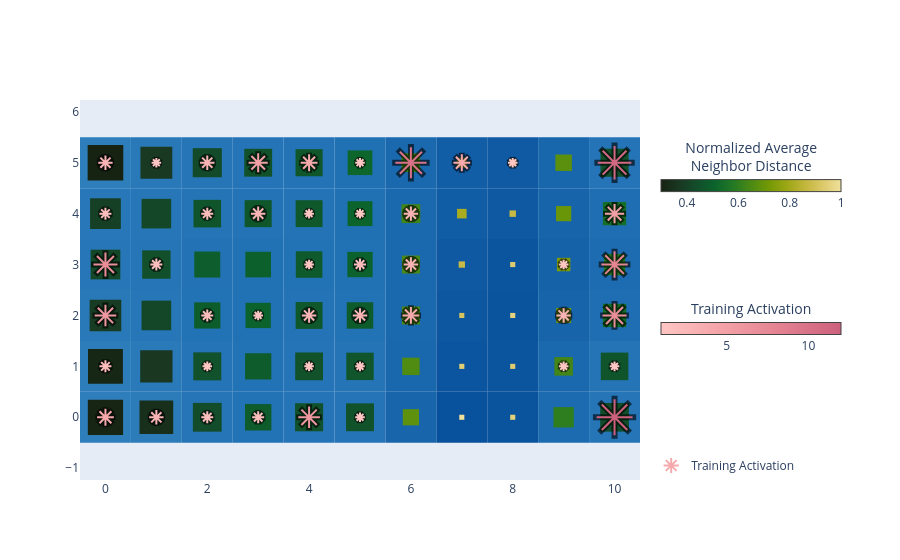

Notebook source saved alongside this figure:
### Code cell
basin.pond() \
    .pad_layer() \
    .petal_layer() \
    .visualize();

### Figure 1 — Plotly figure (JSON) as saved in the notebook; plotly's stock layout.template omitted (floating-point values rounded to 4 significant figures)
{"data": [{"hoverinfo": "none", "marker": {"cmax": 1, "cmin": 0.3, "color": [0.3], "colorbar": {"len": 200, "lenmode": "pixels", "orientation": "h", "thickness": 12, "title": {"side": "top", "text": "Normalized Average<br>Neighbor Distance"}, "x": 1.02, "xanchor": "left", "y": 0.8, "yanchor": "middle"}, "colorscale": [[0, "rgb(23, 35, 18)"], [0.1, "rgb(25, 56, 34)"], [0.2, "rgb(18, 78, 43)"], [0.3, "rgb(11, 100, 44)"], [0.4, "rgb(35, 121, 36)"], [0.5, "rgb(75, 138, 20)"], [0.6, "rgb(116, 153, 5)"], [0.7, "rgb(157, 167, 21)"], [0.8, "rgb(194, 182, 59)"], [0.9, "rgb(221, 201, 106)"], [1, "rgb(239, 225, 156)"]], "showscale": true}, "mode": "markers", "showlegend": false, "type": "scatter", "x": [null], "y": [null]}, {"legendgroup": "petal", "marker": {"color": "black", "line": {"color": "black", "width": 6}, "opacity": 0.6, "size": [16.8, 14.4, 12.0, 12.0, 21.6, 9.6, 36.0, 12.0, 9.6, 9.6, 9.6, 9.6, 9.6, 21.6, 12.0, 9.6, 14.4, 14.4, 16.8, 14.4, 24.0, 24.0, 12.0, 9.6, 12.0, 14.4, 9.6, 26.4, 12.0, 12.0, 14.4, 9.6, 9.6, 14.4, 19.2, 14.4, 9.6, 14.4, 19.2, 16.8, 9.6, 31.2, 16.8, 9.6, 33.6], "symbol": "asterisk"}, "mode": "markers", "name": "Training Activation", "showlegend": false, "type": "scatter", "x": [0, 1, 2, 3, 4, 5, 10, 0, 2, 4, 5, 9, 10, 0, 2, 3, 4, 5, 6, 9, 10, 0, 1, 4, 5, 6, 9, 10, 0, 2, 3, 4, 5, 6, 10, 0, 1, 2, 3, 4, 5, 6, 7, 8, 10], "y": [0, 0, 0, 0, 0, 0, 0, 1, 1, 1, 1, 1, 1, 2, 2, 2, 2, 2, 2, 2, 2, 3, 3, 3, 3, 3, 3, 3, 4, 4, 4, 4, 4, 4, 4, 5, 5, 5, 5, 5, 5, 5, 5, 5, 5]}, {"legendgroup": "petal", "marker": {"cmax": 12, "cmin": 1, "color": [4, 3, 2, 2, 6, 1, 12, 2, 1, 1, 1, 1, 1, 6, 2, 1, 3, 3, 4, 3, 7, 7, 2, 1, 2, 3, 1, 8, 2, 2, 3, 1, 1, 3, 5, 3, 1, 3, 5, 4, 1, 10, 4, 1, 11], "colorbar": {"len": 200, "lenmode": "pixels", "orientation": "h", "thickness": 12, "title": {"side": "top", "text": "Training Activation"}, "x": 1.02, "xanchor": "left", "y": 0.4, "yanchor": "middle"}, "colorscale": [[0, "rgb(255, 198, 196)"], [0.3333, "rgb(244, 163, 168)"], [0.6667, "rgb(227, 129, 145)"], [1, "rgb(204, 96, 125)"]], "line": {"color": [4, 3, 2, 2, 6, 1, 12, 2, 1, 1, 1, 1, 1, 6, 2, 1, 3, 3, 4, 3, 7, 7, 2, 1, 2, 3, 1, 8, 2, 2, 3, 1, 1, 3, 5, 3, 1, 3, 5, 4, 1, 10, 4, 1, 11], "colorscale": [[0, "rgb(255, 198, 196)"], [0.3333, "rgb(244, 163, 168)"], [0.6667, "rgb(227, 129, 145)"], [1, "rgb(204, 96, 125)"]], "width": 2}, "opacity": 1, "showscale": true, "size": [14.0, 12.0, 10.0, 10.0, 18.0, 8.0, 30.0, 10.0, 8.0, 8.0, 8.0, 8.0, 8.0, 18.0, 10.0, 8.0, 12.0, 12.0, 14.0, 12.0, 20.0, 20.0, 10.0, 8.0, 10.0, 12.0, 8.0, 22.0, 10.0, 10.0, 12.0, 8.0, 8.0, 12.0, 16.0, 12.0, 8.0, 12.0, 16.0, 14.0, 8.0, 26.0, 14.0, 8.0, 28.0], "symbol": "asterisk"}, "mode": "markers", "name": "Training Activation", "type": "scatter", "x": [0, 1, 2, 3, 4, 5, 10, 0, 2, 4, 5, 9, 10, 0, 2, 3, 4, 5, 6, 9, 10, 0, 1, 4, 5, 6, 9, 10, 0, 2, 3, 4, 5, 6, 10, 0, 1, 2, 3, 4, 5, 6, 7, 8, 10], "y": [0, 0, 0, 0, 0, 0, 0, 1, 1, 1, 1, 1, 1, 2, 2, 2, 2, 2, 2, 2, 2, 3, 3, 3, 3, 3, 3, 3, 4, 4, 4, 4, 4, 4, 4, 5, 5, 5, 5, 5, 5, 5, 5, 5, 5]}], "layout": {"autosize": true, "legend": {"x": 1.02, "xanchor": "left", "y": 0, "yanchor": "bottom"}, "margin": {"r": 260}, "shapes": [{"fillcolor": "rgb(46, 126, 188)", "layer": "between", "line": {"width": 0}, "type": "rect", "x0": -0.5, "x1": 0.5, "xref": "x", "y0": -0.5, "y1": 0.5, "yref": "y"}, {"fillcolor": "rgb(44, 124, 186)", "layer": "between", "line": {"width": 0}, "type": "rect", "x0": 0.5, "x1": 1.5, "xref": "x", "y0": -0.5, "y1": 0.5, "yref": "y"}, {"fillcolor": "rgb(37, 117, 183)", "layer": "between", "line": {"width": 0}, "type": "rect", "x0": 1.5, "x1": 2.5, "xref": "x", "y0": -0.5, "y1": 0.5, "yref": "y"}, {"fillcolor": "rgb(34, 114, 182)", "layer": "between", "line": {"width": 0}, "type": "rect", "x0": 2.5, "x1": 3.5, "xref": "x", "y0": -0.5, "y1": 0.5, "yref": "y"}, {"fillcolor": "rgb(36, 116, 183)", "layer": "between", "line": {"width": 0}, "type": "rect", "x0": 3.5, "x1": 4.5, "xref": "x", "y0": -0.5, "y1": 0.5, "yref": "y"}, {"fillcolor": "rgb(36, 116, 183)", "layer": "between", "line": {"width": 0}, "type": "rect", "x0": 4.5, "x1": 5.5, "xref": "x", "y0": -0.5, "y1": 0.5, "yref": "y"}, {"fillcolor": "rgb(24, 101, 172)", "layer": "between", "line": {"width": 0}, "type": "rect", "x0": 5.5, "x1": 6.5, "xref": "x", "y0": -0.5, "y1": 0.5, "yref": "y"}, {"fillcolor": "rgb(8, 81, 156)", "layer": "between", "line": {"width": 0}, "type": "rect", "x0": 6.5, "x1": 7.5, "xref": "x", "y0": -0.5, "y1": 0.5, "yref": "y"}, {"fillcolor": "rgb(10, 84, 158)", "layer": "between", "line": {"width": 0}, "type": "rect", "x0": 7.5, "x1": 8.5, "xref": "x", "y0": -0.5, "y1": 0.5, "yref": "y"}, {"fillcolor": "rgb(28, 107, 176)", "layer": "between", "line": {"width": 0}, "type": "rect", "x0": 8.5, "x1": 9.5, "xref": "x", "y0": -0.5, "y1": 0.5, "yref": "y"}, {"fillcolor": "rgb(37, 117, 183)", "layer": "between", "line": {"width": 0}, "type": "rect", "x0": 9.5, "x1": 10.5, "xref": "x", "y0": -0.5, "y1": 0.5, "yref": "y"}, {"fillcolor": "rgb(45, 125, 187)", "layer": "between", "line": {"width": 0}, "type": "rect", "x0": -0.5, "x1": 0.5, "xref": "x", "y0": 0.5, "y1": 1.5, "yref": "y"}, {"fillcolor": "rgb(42, 122, 186)", "layer": "between", "line": {"width": 0}, "type": "rect", "x0": 0.5, "x1": 1.5, "xref": "x", "y0": 0.5, "y1": 1.5, "yref": "y"}, {"fillcolor": "rgb(36, 116, 183)", "layer": "between", "line": {"width": 0}, "type": "rect", "x0": 1.5, "x1": 2.5, "xref": "x", "y0": 0.5, "y1": 1.5, "yref": "y"}, {"fillcolor": "rgb(34, 114, 182)", "layer": "between", "line": {"width": 0}, "type": "rect", "x0": 2.5, "x1": 3.5, "xref": "x", "y0": 0.5, "y1": 1.5, "yref": "y"}, {"fillcolor": "rgb(36, 116, 183)", "layer": "between", "line": {"width": 0}, "type": "rect", "x0": 3.5, "x1": 4.5, "xref": "x", "y0": 0.5, "y1": 1.5, "yref": "y"}, {"fillcolor": "rgb(36, 116, 182)", "layer": "between", "line": {"width": 0}, "type": "rect", "x0": 4.5, "x1": 5.5, "xref": "x", "y0": 0.5, "y1": 1.5, "yref": "y"}, {"fillcolor": "rgb(25, 103, 173)", "layer": "between", "line": {"width": 0}, "type": "rect", "x0": 5.5, "x1": 6.5, "xref": "x", "y0": 0.5, "y1": 1.5, "yref": "y"}, {"fillcolor": "rgb(11, 84, 159)", "layer": "between", "line": {"width": 0}, "type": "rect", "x0": 6.5, "x1": 7.5, "xref": "x", "y0": 0.5, "y1": 1.5, "yref": "y"}, {"fillcolor": "rgb(11, 85, 159)", "layer": "between", "line": {"width": 0}, "type": "rect", "x0": 7.5, "x1": 8.5, "xref": "x", "y0": 0.5, "y1": 1.5, "yref": "y"}, {"fillcolor": "rgb(26, 104, 174)", "layer": "between", "line": {"width": 0}, "type": "rect", "x0": 8.5, "x1": 9.5, "xref": "x", "y0": 0.5, "y1": 1.5, "yref": "y"}, {"fillcolor": "rgb(36, 116, 182)", "layer": "between", "line": {"width": 0}, "type": "rect", "x0": 9.5, "x1": 10.5, "xref": "x", "y0": 0.5, "y1": 1.5, "yref": "y"}, {"fillcolor": "rgb(41, 121, 185)", "layer": "between", "line": {"width": 0}, "type": "rect", "x0": -0.5, "x1": 0.5, "xref": "x", "y0": 1.5, "y1": 2.5, "yref": "y"}, {"fillcolor": "rgb(38, 118, 184)", "layer": "between", "line": {"width": 0}, "type": "rect", "x0": 0.5, "x1": 1.5, "xref": "x", "y0": 1.5, "y1": 2.5, "yref": "y"}, {"fillcolor": "rgb(34, 114, 182)", "layer": "between", "line": {"width": 0}, "type": "rect", "x0": 1.5, "x1": 2.5, "xref": "x", "y0": 1.5, "y1": 2.5, "yref": "y"}, {"fillcolor": "rgb(33, 113, 181)", "layer": "between", "line": {"width": 0}, "type": "rect", "x0": 2.5, "x1": 3.5, "xref": "x", "y0": 1.5, "y1": 2.5, "yref": "y"}, {"fillcolor": "rgb(35, 115, 182)", "layer": "between", "line": {"width": 0}, "type": "rect", "x0": 3.5, "x1": 4.5, "xref": "x", "y0": 1.5, "y1": 2.5, "yref": "y"}, {"fillcolor": "rgb(34, 114, 182)", "layer": "between", "line": {"width": 0}, "type": "rect", "x0": 4.5, "x1": 5.5, "xref": "x", "y0": 1.5, "y1": 2.5, "yref": "y"}, {"fillcolor": "rgb(26, 104, 174)", "layer": "between", "line": {"width": 0}, "type": "rect", "x0": 5.5, "x1": 6.5, "xref": "x", "y0": 1.5, "y1": 2.5, "yref": "y"}, {"fillcolor": "rgb(12, 87, 160)", "layer": "between", "line": {"width": 0}, "type": "rect", "x0": 6.5, "x1": 7.5, "xref": "x", "y0": 1.5, "y1": 2.5, "yref": "y"}, {"fillcolor": "rgb(10, 84, 158)", "layer": "between", "line": {"width": 0}, "type": "rect", "x0": 7.5, "x1": 8.5, "xref": "x", "y0": 1.5, "y1": 2.5, "yref": "y"}, {"fillcolor": "rgb(23, 100, 171)", "layer": "between", "line": {"width": 0}, "type": "rect", "x0": 8.5, "x1": 9.5, "xref": "x", "y0": 1.5, "y1": 2.5, "yref": "y"}, {"fillcolor": "rgb(31, 110, 179)", "layer": "between", "line": {"width": 0}, "type": "rect", "x0": 9.5, "x1": 10.5, "xref": "x", "y0": 1.5, "y1": 2.5, "yref": "y"}, {"fillcolor": "rgb(39, 119, 184)", "layer": "between", "line": {"width": 0}, "type": "rect", "x0": -0.5, "x1": 0.5, "xref": "x", "y0": 2.5, "y1": 3.5, "yref": "y"}, {"fillcolor": "rgb(37, 117, 183)", "layer": "between", "line": {"width": 0}, "type": "rect", "x0": 0.5, "x1": 1.5, "xref": "x", "y0": 2.5, "y1": 3.5, "yref": "y"}, {"fillcolor": "rgb(34, 114, 181)", "layer": "between", "line": {"width": 0}, "type": "rect", "x0": 1.5, "x1": 2.5, "xref": "x", "y0": 2.5, "y1": 3.5, "yref": "y"}, {"fillcolor": "rgb(33, 113, 181)", "layer": "between", "line": {"width": 0}, "type": "rect", "x0": 2.5, "x1": 3.5, "xref": "x", "y0": 2.5, "y1": 3.5, "yref": "y"}, {"fillcolor": "rgb(34, 114, 182)", "layer": "between", "line": {"width": 0}, "type": "rect", "x0": 3.5, "x1": 4.5, "xref": "x", "y0": 2.5, "y1": 3.5, "yref": "y"}, {"fillcolor": "rgb(33, 113, 181)", "layer": "between", "line": {"width": 0}, "type": "rect", "x0": 4.5, "x1": 5.5, "xref": "x", "y0": 2.5, "y1": 3.5, "yref": "y"}, {"fillcolor": "rgb(26, 104, 174)", "layer": "between", "line": {"width": 0}, "type": "rect", "x0": 5.5, "x1": 6.5, "xref": "x", "y0": 2.5, "y1": 3.5, "yref": "y"}, {"fillcolor": "rgb(14, 89, 162)", "layer": "between", "line": {"width": 0}, "type": "rect", "x0": 6.5, "x1": 7.5, "xref": "x", "y0": 2.5, "y1": 3.5, "yref": "y"}, {"fillcolor": "rgb(11, 85, 159)", "layer": "between", "line": {"width": 0}, "type": "rect", "x0": 7.5, "x1": 8.5, "xref": "x", "y0": 2.5, "y1": 3.5, "yref": "y"}, {"fillcolor": "rgb(21, 98, 169)", "layer": "between", "line": {"width": 0}, "type": "rect", "x0": 8.5, "x1": 9.5, "xref": "x", "y0": 2.5, "y1": 3.5, "yref": "y"}, {"fillcolor": "rgb(29, 108, 177)", "layer": "between", "line": {"width": 0}, "type": "rect", "x0": 9.5, "x1": 10.5, "xref": "x", "y0": 2.5, "y1": 3.5, "yref": "y"}, {"fillcolor": "rgb(40, 120, 185)", "layer": "between", "line": {"width": 0}, "type": "rect", "x0": -0.5, "x1": 0.5, "xref": "x", "y0": 3.5, "y1": 4.5, "yref": "y"}, {"fillcolor": "rgb(38, 118, 184)", "layer": "between", "line": {"width": 0}, "type": "rect", "x0": 0.5, "x1": 1.5, "xref": "x", "y0": 3.5, "y1": 4.5, "yref": "y"}, {"fillcolor": "rgb(36, 116, 182)", "layer": "between", "line": {"width": 0}, "type": "rect", "x0": 1.5, "x1": 2.5, "xref": "x", "y0": 3.5, "y1": 4.5, "yref": "y"}, {"fillcolor": "rgb(35, 115, 182)", "layer": "between", "line": {"width": 0}, "type": "rect", "x0": 2.5, "x1": 3.5, "xref": "x", "y0": 3.5, "y1": 4.5, "yref": "y"}, {"fillcolor": "rgb(35, 115, 182)", "layer": "between", "line": {"width": 0}, "type": "rect", "x0": 3.5, "x1": 4.5, "xref": "x", "y0": 3.5, "y1": 4.5, "yref": "y"}, {"fillcolor": "rgb(32, 112, 180)", "layer": "between", "line": {"width": 0}, "type": "rect", "x0": 4.5, "x1": 5.5, "xref": "x", "y0": 3.5, "y1": 4.5, "yref": "y"}, {"fillcolor": "rgb(26, 105, 174)", "layer": "between", "line": {"width": 0}, "type": "rect", "x0": 5.5, "x1": 6.5, "xref": "x", "y0": 3.5, "y1": 4.5, "yref": "y"}, {"fillcolor": "rgb(17, 93, 165)", "layer": "between", "line": {"width": 0}, "type": "rect", "x0": 6.5, "x1": 7.5, "xref": "x", "y0": 3.5, "y1": 4.5, "yref": "y"}, {"fillcolor": "rgb(14, 89, 162)", "layer": "between", "line": {"width": 0}, "type": "rect", "x0": 7.5, "x1": 8.5, "xref": "x", "y0": 3.5, "y1": 4.5, "yref": "y"}, {"fillcolor": "rgb(23, 100, 171)", "layer": "between", "line": {"width": 0}, "type": "rect", "x0": 8.5, "x1": 9.5, "xref": "x", "y0": 3.5, "y1": 4.5, "yref": "y"}, {"fillcolor": "rgb(31, 110, 179)", "layer": "between", "line": {"width": 0}, "type": "rect", "x0": 9.5, "x1": 10.5, "xref": "x", "y0": 3.5, "y1": 4.5, "yref": "y"}, {"fillcolor": "rgb(46, 126, 188)", "layer": "between", "line": {"width": 0}, "type": "rect", "x0": -0.5, "x1": 0.5, "xref": "x", "y0": 4.5, "y1": 5.5, "yref": "y"}, {"fillcolor": "rgb(41, 121, 185)", "layer": "between", "line": {"width": 0}, "type": "rect", "x0": 0.5, "x1": 1.5, "xref": "x", "y0": 4.5, "y1": 5.5, "yref": "y"}, {"fillcolor": "rgb(38, 118, 183)", "layer": "between", "line": {"width": 0}, "type": "rect", "x0": 1.5, "x1": 2.5, "xref": "x", "y0": 4.5, "y1": 5.5, "yref": "y"}, {"fillcolor": "rgb(36, 116, 183)", "layer": "between", "line": {"width": 0}, "type": "rect", "x0": 2.5, "x1": 3.5, "xref": "x", "y0": 4.5, "y1": 5.5, "yref": "y"}, {"fillcolor": "rgb(35, 115, 182)", "layer": "between", "line": {"width": 0}, "type": "rect", "x0": 3.5, "x1": 4.5, "xref": "x", "y0": 4.5, "y1": 5.5, "yref": "y"}, {"fillcolor": "rgb(32, 112, 180)", "layer": "between", "line": {"width": 0}, "type": "rect", "x0": 4.5, "x1": 5.5, "xref": "x", "y0": 4.5, "y1": 5.5, "yref": "y"}, {"fillcolor": "rgb(26, 105, 174)", "layer": "between", "line": {"width": 0}, "type": "rect", "x0": 5.5, "x1": 6.5, "xref": "x", "y0": 4.5, "y1": 5.5, "yref": "y"}, {"fillcolor": "rgb(18, 94, 166)", "layer": "between", "line": {"width": 0}, "type": "rect", "x0": 6.5, "x1": 7.5, "xref": "x", "y0": 4.5, "y1": 5.5, "yref": "y"}, {"fillcolor": "rgb(15, 90, 163)", "layer": "between", "line": {"width": 0}, "type": "rect", "x0": 7.5, "x1": 8.5, "xref": "x", "y0": 4.5, "y1": 5.5, "yref": "y"}, {"fillcolor": "rgb(24, 102, 172)", "layer": "between", "line": {"width": 0}, "type": "rect", "x0": 8.5, "x1": 9.5, "xref": "x", "y0": 4.5, "y1": 5.5, "yref": "y"}, {"fillcolor": "rgb(36, 116, 183)", "layer": "between", "line": {"width": 0}, "type": "rect", "x0": 9.5, "x1": 10.5, "xref": "x", "y0": 4.5, "y1": 5.5, "yref": "y"}, {"fillcolor": "rgb(23, 37, 20)", "layer": "between", "line": {"width": 0}, "type": "rect", "x0": -0.3462, "x1": 0.3462, "xref": "x", "y0": -0.3462, "y1": 0.3462, "yref": "y"}, {"fillcolor": "rgb(24, 47, 27)", "layer": "between", "line": {"width": 0}, "type": "rect", "x0": 0.6692, "x1": 1.331, "xref": "x", "y0": -0.3308, "y1": 0.3308, "yref": "y"}, {"fillcolor": "rgb(19, 76, 42)", "layer": "between", "line": {"width": 0}, "type": "rect", "x0": 1.717, "x1": 2.283, "xref": "x", "y0": -0.2826, "y1": 0.2826, "yref": "y"}, {"fillcolor": "rgb(14, 91, 44)", "layer": "between", "line": {"width": 0}, "type": "rect", "x0": 2.74, "x1": 3.26, "xref": "x", "y0": -0.2596, "y1": 0.2596, "yref": "y"}, {"fillcolor": "rgb(17, 81, 43)", "layer": "between", "line": {"width": 0}, "type": "rect", "x0": 3.724, "x1": 4.276, "xref": "x", "y0": -0.2756, "y1": 0.2756, "yref": "y"}, {"fillcolor": "rgb(17, 82, 43)", "layer": "between", "line": {"width": 0}, "type": "rect", "x0": 4.726, "x1": 5.274, "xref": "x", "y0": -0.2739, "y1": 0.2739, "yref": "y"}, {"fillcolor": "rgb(94, 145, 13)", "layer": "between", "line": {"width": 0}, "type": "rect", "x0": 5.841, "x1": 6.159, "xref": "x", "y0": -0.1591, "y1": 0.1591, "yref": "y"}, {"fillcolor": "rgb(239, 225, 156)", "layer": "between", "line": {"width": 0}, "type": "rect", "x0": 6.95, "x1": 7.05, "xref": "x", "y0": -0.05, "y1": 0.05, "yref": "y"}, {"fillcolor": "rgb(227, 208, 122)", "layer": "between", "line": {"width": 0}, "type": "rect", "x0": 7.95, "x1": 8.05, "xref": "x", "y0": -0.05, "y1": 0.05, "yref": "y"}, {"fillcolor": "rgb(46, 126, 32)", "layer": "between", "line": {"width": 0}, "type": "rect", "x0": 8.8, "x1": 9.2, "xref": "x", "y0": -0.2003, "y1": 0.2003, "yref": "y"}, {"fillcolor": "rgb(18, 77, 43)", "layer": "between", "line": {"width": 0}, "type": "rect", "x0": 9.719, "x1": 10.28, "xref": "x", "y0": -0.2815, "y1": 0.2815, "yref": "y"}, {"fillcolor": "rgb(23, 39, 21)", "layer": "between", "line": {"width": 0}, "type": "rect", "x0": -0.3428, "x1": 0.3428, "xref": "x", "y0": 0.6572, "y1": 1.343, "yref": "y"}, {"fillcolor": "rgb(25, 55, 33)", "layer": "between", "line": {"width": 0}, "type": "rect", "x0": 0.6828, "x1": 1.317, "xref": "x", "y0": 0.6828, "y1": 1.317, "yref": "y"}, {"fillcolor": "rgb(17, 81, 43)", "layer": "between", "line": {"width": 0}, "type": "rect", "x0": 1.725, "x1": 2.275, "xref": "x", "y0": 0.7251, "y1": 1.275, "yref": "y"}, {"fillcolor": "rgb(14, 92, 44)", "layer": "between", "line": {"width": 0}, "type": "rect", "x0": 2.742, "x1": 3.258, "xref": "x", "y0": 0.7422, "y1": 1.258, "yref": "y"}, {"fillcolor": "rgb(17, 82, 43)", "layer": "between", "line": {"width": 0}, "type": "rect", "x0": 3.727, "x1": 4.273, "xref": "x", "y0": 0.7268, "y1": 1.273, "yref": "y"}, {"fillcolor": "rgb(16, 85, 43)", "layer": "between", "line": {"width": 0}, "type": "rect", "x0": 4.731, "x1": 5.269, "xref": "x", "y0": 0.731, "y1": 1.269, "yref": "y"}, {"fillcolor": "rgb(80, 140, 18)", "layer": "between", "line": {"width": 0}, "type": "rect", "x0": 5.829, "x1": 6.171, "xref": "x", "y0": 0.8291, "y1": 1.171, "yref": "y"}, {"fillcolor": "rgb(225, 207, 118)", "layer": "between", "line": {"width": 0}, "type": "rect", "x0": 6.95, "x1": 7.05, "xref": "x", "y0": 0.95, "y1": 1.05, "yref": "y"}, {"fillcolor": "rgb(223, 204, 111)", "layer": "between", "line": {"width": 0}, "type": "rect", "x0": 7.95, "x1": 8.05, "xref": "x", "y0": 0.95, "y1": 1.05, "yref": "y"}, {"fillcolor": "rgb(67, 134, 23)", "layer": "between", "line": {"width": 0}, "type": "rect", "x0": 8.818, "x1": 9.182, "xref": "x", "y0": 0.8178, "y1": 1.182, "yref": "y"}, {"fillcolor": "rgb(16, 84, 43)", "layer": "between", "line": {"width": 0}, "type": "rect", "x0": 9.729, "x1": 10.27, "xref": "x", "y0": 0.7293, "y1": 1.271, "yref": "y"}, {"fillcolor": "rgb(24, 59, 35)", "layer": "between", "line": {"width": 0}, "type": "rect", "x0": -0.3102, "x1": 0.3102, "xref": "x", "y0": 1.69, "y1": 2.31, "yref": "y"}, {"fillcolor": "rgb(20, 71, 40)", "layer": "between", "line": {"width": 0}, "type": "rect", "x0": 0.7091, "x1": 1.291, "xref": "x", "y0": 1.709, "y1": 2.291, "yref": "y"}, {"fillcolor": "rgb(13, 92, 44)", "layer": "between", "line": {"width": 0}, "type": "rect", "x0": 1.743, "x1": 2.257, "xref": "x", "y0": 1.743, "y1": 2.257, "yref": "y"}, {"fillcolor": "rgb(12, 98, 44)", "layer": "between", "line": {"width": 0}, "type": "rect", "x0": 2.752, "x1": 3.248, "xref": "x", "y0": 1.752, "y1": 2.248, "yref": "y"}, {"fillcolor": "rgb(15, 88, 43)", "layer": "between", "line": {"width": 0}, "type": "rect", "x0": 3.736, "x1": 4.264, "xref": "x", "y0": 1.736, "y1": 2.264, "yref": "y"}, {"fillcolor": "rgb(14, 91, 44)", "layer": "between", "line": {"width": 0}, "type": "rect", "x0": 4.74, "x1": 5.26, "xref": "x", "y0": 1.74, "y1": 2.26, "yref": "y"}, {"fillcolor": "rgb(72, 137, 21)", "layer": "between", "line": {"width": 0}, "type": "rect", "x0": 5.823, "x1": 6.177, "xref": "x", "y0": 1.823, "y1": 2.177, "yref": "y"}, {"fillcolor": "rgb(214, 196, 94)", "layer": "between", "line": {"width": 0}, "type": "rect", "x0": 6.95, "x1": 7.05, "xref": "x", "y0": 1.95, "y1": 2.05, "yref": "y"}, {"fillcolor": "rgb(228, 210, 125)", "layer": "between", "line": {"width": 0}, "type": "rect", "x0": 7.95, "x1": 8.05, "xref": "x", "y0": 1.95, "y1": 2.05, "yref": "y"}, {"fillcolor": "rgb(109, 150, 8)", "layer": "between", "line": {"width": 0}, "type": "rect", "x0": 8.854, "x1": 9.146, "xref": "x", "y0": 1.854, "y1": 2.146, "yref": "y"}, {"fillcolor": "rgb(22, 109, 40)", "layer": "between", "line": {"width": 0}, "type": "rect", "x0": 9.771, "x1": 10.23, "xref": "x", "y0": 1.771, "y1": 2.229, "yref": "y"}, {"fillcolor": "rgb(20, 71, 40)", "layer": "between", "line": {"width": 0}, "type": "rect", "x0": -0.2919, "x1": 0.2919, "xref": "x", "y0": 2.708, "y1": 3.292, "yref": "y"}, {"fillcolor": "rgb(18, 79, 43)", "layer": "between", "line": {"width": 0}, "type": "rect", "x0": 0.7213, "x1": 1.279, "xref": "x", "y0": 2.721, "y1": 3.279, "yref": "y"}, {"fillcolor": "rgb(13, 94, 44)", "layer": "between", "line": {"width": 0}, "type": "rect", "x0": 1.745, "x1": 2.255, "xref": "x", "y0": 2.745, "y1": 3.255, "yref": "y"}, {"fillcolor": "rgb(12, 96, 44)", "layer": "between", "line": {"width": 0}, "type": "rect", "x0": 2.748, "x1": 3.252, "xref": "x", "y0": 2.748, "y1": 3.252, "yref": "y"}, {"fillcolor": "rgb(14, 90, 44)", "layer": "between", "line": {"width": 0}, "type": "rect", "x0": 3.739, "x1": 4.261, "xref": "x", "y0": 2.739, "y1": 3.261, "yref": "y"}, {"fillcolor": "rgb(12, 98, 44)", "layer": "between", "line": {"width": 0}, "type": "rect", "x0": 4.752, "x1": 5.248, "xref": "x", "y0": 2.752, "y1": 3.248, "yref": "y"}, {"fillcolor": "rgb(73, 137, 21)", "layer": "between", "line": {"width": 0}, "type": "rect", "x0": 5.824, "x1": 6.176, "xref": "x", "y0": 2.824, "y1": 3.176, "yref": "y"}, {"fillcolor": "rgb(200, 186, 70)", "layer": "between", "line": {"width": 0}, "type": "rect", "x0": 6.938, "x1": 7.062, "xref": "x", "y0": 2.938, "y1": 3.062, "yref": "y"}, {"fillcolor": "rgb(223, 204, 113)", "layer": "between", "line": {"width": 0}, "type": "rect", "x0": 7.95, "x1": 8.05, "xref": "x", "y0": 2.95, "y1": 3.05, "yref": "y"}, {"fillcolor": "rgb(126, 156, 9)", "layer": "between", "line": {"width": 0}, "type": "rect", "x0": 8.868, "x1": 9.132, "xref": "x", "y0": 2.868, "y1": 3.132, "yref": "y"}, {"fillcolor": "rgb(35, 121, 36)", "layer": "between", "line": {"width": 0}, "type": "rect", "x0": 9.79, "x1": 10.21, "xref": "x", "y0": 2.79, "y1": 3.21, "yref": "y"}, {"fillcolor": "rgb(22, 64, 37)", "layer": "between", "line": {"width": 0}, "type": "rect", "x0": -0.3018, "x1": 0.3018, "xref": "x", "y0": 3.698, "y1": 4.302, "yref": "y"}, {"fillcolor": "rgb(20, 71, 40)", "layer": "between", "line": {"width": 0}, "type": "rect", "x0": 0.7096, "x1": 1.29, "xref": "x", "y0": 3.71, "y1": 4.29, "yref": "y"}, {"fillcolor": "rgb(16, 84, 43)", "layer": "between", "line": {"width": 0}, "type": "rect", "x0": 1.729, "x1": 2.271, "xref": "x", "y0": 3.729, "y1": 4.271, "yref": "y"}, {"fillcolor": "rgb(15, 87, 43)", "layer": "between", "line": {"width": 0}, "type": "rect", "x0": 2.735, "x1": 3.265, "xref": "x", "y0": 3.735, "y1": 4.265, "yref": "y"}, {"fillcolor": "rgb(15, 88, 43)", "layer": "between", "line": {"width": 0}, "type": "rect", "x0": 3.736, "x1": 4.264, "xref": "x", "y0": 3.736, "y1": 4.264, "yref": "y"}, {"fillcolor": "rgb(11, 100, 44)", "layer": "between", "line": {"width": 0}, "type": "rect", "x0": 4.756, "x1": 5.244, "xref": "x", "y0": 3.756, "y1": 4.244, "yref": "y"}, {"fillcolor": "rgb(64, 133, 24)", "layer": "between", "line": {"width": 0}, "type": "rect", "x0": 5.815, "x1": 6.185, "xref": "x", "y0": 3.815, "y1": 4.185, "yref": "y"}, {"fillcolor": "rgb(169, 172, 33)", "layer": "between", "line": {"width": 0}, "type": "rect", "x0": 6.906, "x1": 7.094, "xref": "x", "y0": 3.906, "y1": 4.094, "yref": "y"}, {"fillcolor": "rgb(199, 186, 68)", "layer": "between", "line": {"width": 0}, "type": "rect", "x0": 7.937, "x1": 8.063, "xref": "x", "y0": 3.937, "y1": 4.063, "yref": "y"}, {"fillcolor": "rgb(105, 149, 9)", "layer": "between", "line": {"width": 0}, "type": "rect", "x0": 8.851, "x1": 9.149, "xref": "x", "y0": 3.851, "y1": 4.149, "yref": "y"}, {"fillcolor": "rgb(22, 110, 40)", "layer": "between", "line": {"width": 0}, "type": "rect", "x0": 9.772, "x1": 10.23, "xref": "x", "y0": 3.772, "y1": 4.228, "yref": "y"}, {"fillcolor": "rgb(23, 35, 18)", "layer": "between", "line": {"width": 0}, "type": "rect", "x0": -0.35, "x1": 0.35, "xref": "x", "y0": 4.65, "y1": 5.35, "yref": "y"}, {"fillcolor": "rgb(25, 57, 35)", "layer": "between", "line": {"width": 0}, "type": "rect", "x0": 0.6872, "x1": 1.313, "xref": "x", "y0": 4.687, "y1": 5.313, "yref": "y"}, {"fillcolor": "rgb(19, 74, 42)", "layer": "between", "line": {"width": 0}, "type": "rect", "x0": 1.714, "x1": 2.286, "xref": "x", "y0": 4.714, "y1": 5.286, "yref": "y"}, {"fillcolor": "rgb(17, 82, 43)", "layer": "between", "line": {"width": 0}, "type": "rect", "x0": 2.726, "x1": 3.274, "xref": "x", "y0": 4.726, "y1": 5.274, "yref": "y"}, {"fillcolor": "rgb(15, 87, 43)", "layer": "between", "line": {"width": 0}, "type": "rect", "x0": 3.734, "x1": 4.266, "xref": "x", "y0": 4.734, "y1": 5.266, "yref": "y"}, {"fillcolor": "rgb(13, 102, 43)", "layer": "between", "line": {"width": 0}, "type": "rect", "x0": 4.758, "x1": 5.242, "xref": "x", "y0": 4.758, "y1": 5.242, "yref": "y"}, {"fillcolor": "rgb(65, 134, 24)", "layer": "between", "line": {"width": 0}, "type": "rect", "x0": 5.816, "x1": 6.184, "xref": "x", "y0": 4.816, "y1": 5.184, "yref": "y"}, {"fillcolor": "rgb(162, 169, 26)", "layer": "between", "line": {"width": 0}, "type": "rect", "x0": 6.899, "x1": 7.101, "xref": "x", "y0": 4.899, "y1": 5.101, "yref": "y"}, {"fillcolor": "rgb(190, 180, 55)", "layer": "between", "line": {"width": 0}, "type": "rect", "x0": 7.926, "x1": 8.074, "xref": "x", "y0": 4.926, "y1": 5.074, "yref": "y"}, {"fillcolor": "rgb(91, 144, 14)", "layer": "between", "line": {"width": 0}, "type": "rect", "x0": 8.838, "x1": 9.162, "xref": "x", "y0": 4.838, "y1": 5.162, "yref": "y"}, {"fillcolor": "rgb(17, 80, 43)", "layer": "between", "line": {"width": 0}, "type": "rect", "x0": 9.724, "x1": 10.28, "xref": "x", "y0": 4.724, "y1": 5.276, "yref": "y"}], "showlegend": true, "xaxis": {"constrain": "domain", "range": [-0.5, 10.5], "scaleanchor": "y", "showgrid": false, "zeroline": false}, "yaxis": {"range": [-0.5, 5.5], "showgrid": false, "zeroline": false}}}
